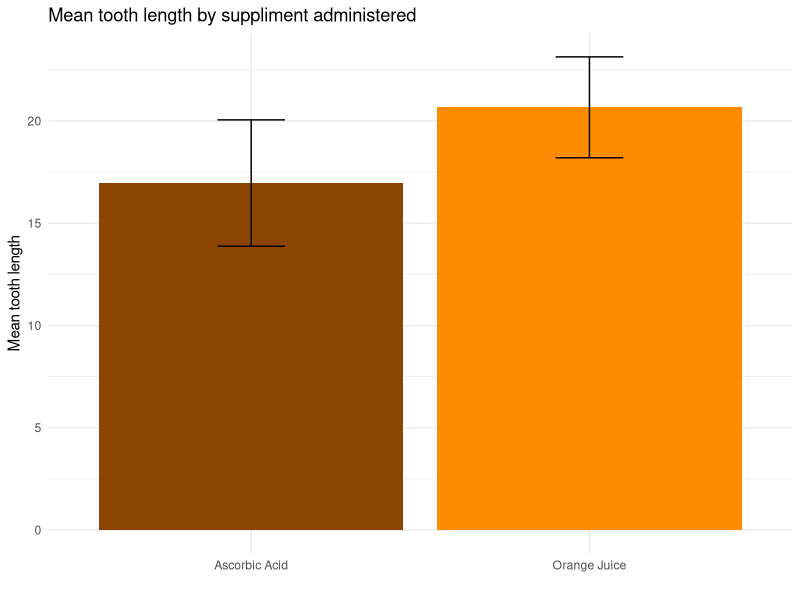
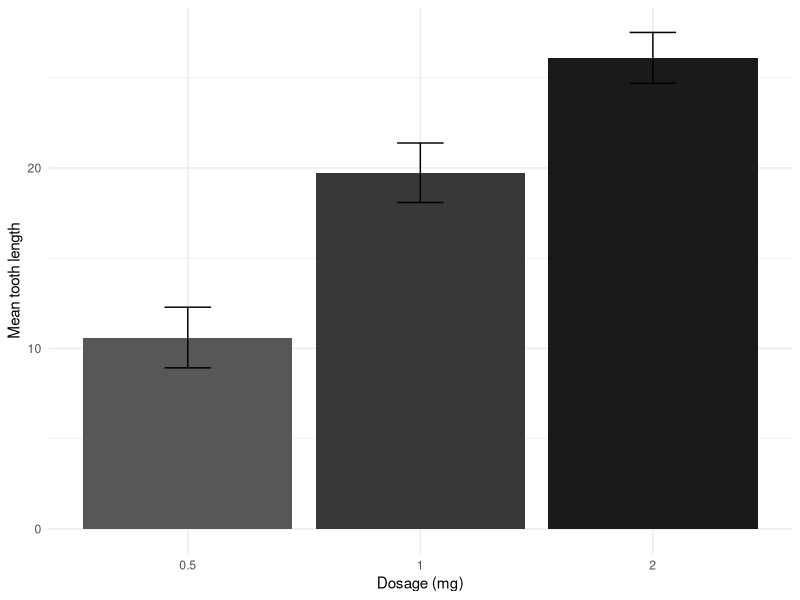
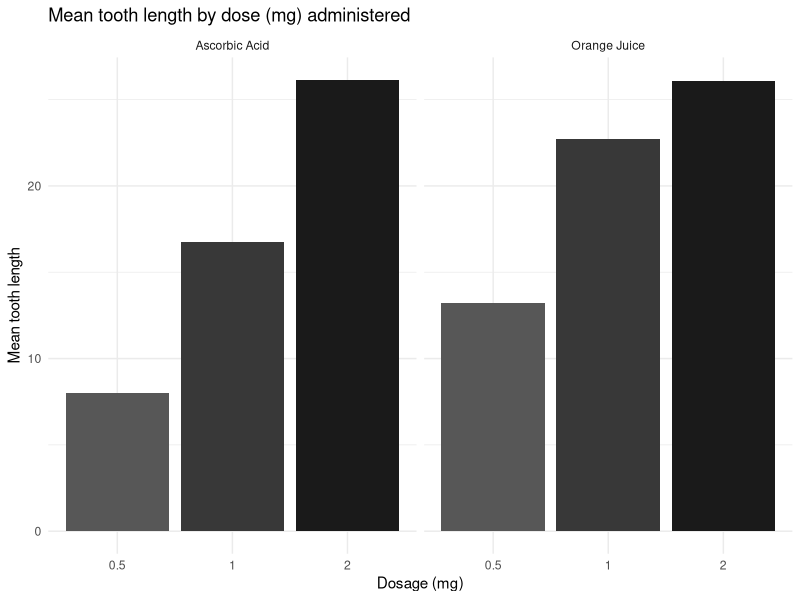
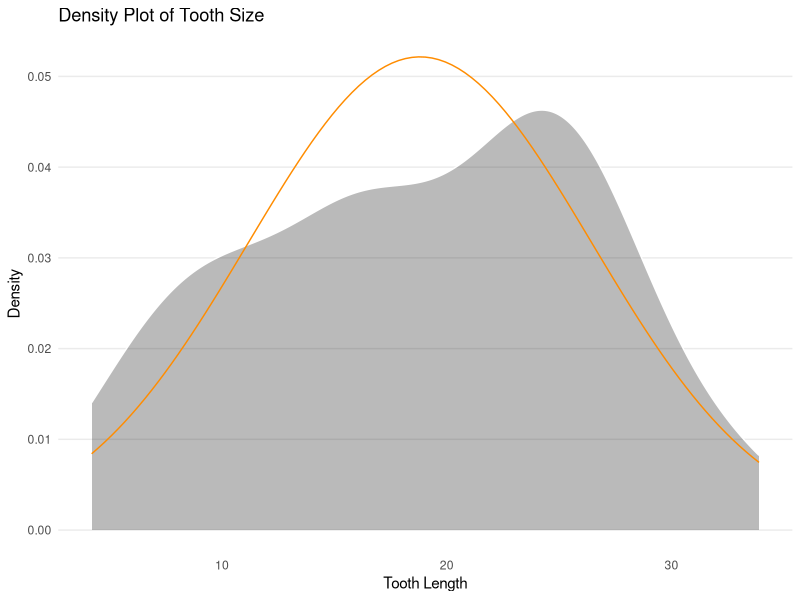

Generate these figures, in order, with R:
################################################################################
# Assignment 2 - Analysis of ToothGrowth data set
################################################################################
# Load ToothGrowth data and perform basic exploratory analysis
# basic summary of data
# confidence intervals and hypothesis tests to compare growth by supp and dose
# state conclusions and assumptions

################################################################################
# Step 0  - load packages
################################################################################
library(ggplot2,quietly=T)
library(magrittr,quietly=T)
library(dplyr,quietly=T)

################################################################################
# Step 1  - load data and perform some brief summaries
################################################################################
data(ToothGrowth)
data <- ToothGrowth

summary(data$len)
sd_len <- sd(data$len)

################################################################################
# Step 2  - explore based on suppliment
################################################################################
# descriptive stats per suppliment
data_sum_sup <- data %>%
  group_by(supp) %>%
  summarise(mean_growth = mean(len),
            sd_growth = sd(len),
            lower_95 = mean_growth - qt(0.975, 29) * 
              (sd_growth/sqrt(30)),
            upper_95 = mean_growth + qt(0.975, 29) * 
              (sd_growth/sqrt(30)),
            ci = upper_95 - mean_growth)

data_sum_sup$supp <- ifelse(data_sum_sup$supp == "OJ", "Orange Juice",
                            "Ascorbic Acid")

data_sum_sup %>%
ggplot(aes(x = supp, y = mean_growth), colour = supp)+
  geom_bar(stat = "identity", aes(fill = supp))+
  geom_errorbar(aes(ymin=mean_growth-ci, ymax=mean_growth+ci),
                width=.2,                    # Width of the error bars
                position=position_dodge(.9))+
  scale_fill_manual(values = c("darkorange4", "darkorange"))+
  theme_minimal()+
  theme(legend.position = "none")+
  ylab("Mean tooth length")+
  ggtitle("Mean tooth length by suppliment administered")+
  xlab("")

################################################################################
# Step 3  - explore based on dose
################################################################################
# average length per dose per suppliment
data_sum_dose <- data %>%
  group_by(dose) %>%
  summarise(mean_growth = mean(len),
            sd_growth = sd(len),
            lower_95 = mean_growth - qt(0.975, 29) * 
              (sd_growth/sqrt(30)),
            upper_95 = mean_growth + qt(0.975, 29) * 
              (sd_growth/sqrt(30)),
            ci = upper_95 - mean_growth)

data_sum_dose %>%
  ggplot(aes(x = as.character(dose), y = mean_growth), colour = dose)+
  geom_bar(stat = "identity", aes(fill = as.character(dose)))+
  geom_errorbar(aes(ymin=mean_growth-ci, ymax=mean_growth+ci),
                width=.2,                    # Width of the error bars
                position=position_dodge(.9))+
  scale_fill_manual(values = c("gray34","gray22","gray10"))+
  xlab("Dosage (mg)")+
  ylab("Mean tooth length")+
  theme_minimal()+
  theme(legend.position = "none")

################################################################################
# Step 4  - explore based on suppliment *and* dose
################################################################################
# average length per dose per suppliment
data_sum_both <- data %>%
  group_by(supp, dose) %>%
  summarise(mean_growth = mean(len),
            sd_growth = sd(len),
            lower_95 = mean_growth - qt(0.975, 29) * 
              (sd_growth/sqrt(30)),
            upper_95 = mean_growth + qt(0.975, 29) * 
              (sd_growth/sqrt(30)),
            ci = upper_95 - mean_growth)

data_sum_both$supp <- ifelse(data_sum_both$supp == "OJ", "Orange Juice",
                             "Ascorbic Acid")

data_sum_both %>%
  ggplot(aes(x = as.character(dose), y = mean_growth), colour = dose)+
  geom_bar(stat = "identity", aes(fill = as.character(dose)))+
  facet_grid(.~supp)+
  scale_fill_manual(values = c("gray34","gray22","gray10"))+
  xlab("Dosage (mg)")+
  ylab("Mean tooth length")+
  ggtitle("Mean tooth length by dose (mg) administered")+
  theme_minimal()+
  theme(legend.position = "none")

################################################################################
# Step 5  - hypothesis testing based on suppliment
################################################################################
# lets test that with a t.test:
# hypothesis - orange juice provides a higher growth
oj <- data %>% filter(supp == "OJ") %>% select(len)
vc <- data %>% filter(supp == "VC") %>% select(len)

t.test(oj, vc, alternative = "greater", paired = FALSE, var.equal = TRUE)

################################################################################
# Step 6  - hypothesis testing based on dose
################################################################################
# lets test that with a t.test:
# hypothesis - higher doses provides a higher growth
dose2 <- data %>% filter(dose == 2.0) %>% select(len)
dose1 <- data %>% filter(dose == 1.0) %>% select(len)
dose0.5 <- data %>% filter(dose == 0.5) %>% select(len)

# perform test for 2 being greater than 0.5
t.test(dose2, dose0.5, alternative = "greater", paired = F, var.equal = T)

# perform test for 2 being greater than 1
t.test(dose2, dose1, atlernative = "greater", paired = F, var.equal = T)

# perform test for 1 being greater than 0.5
t.test(dose1, dose0.5, alternative = "greater", paired = F, var.equal = T)

################################################################################
# Step 7  - hypothesis testing based on suppliment and dose
################################################################################
doseoj2 <- data %>% filter(supp == "OJ" & dose == 2.0) %>% select(len)
dosevc2 <- data %>% filter(supp == "VC" & dose == 2.0) %>% select(len)
t.test(doseoj2, dosevc2, paired = F, var.equal = T)

doseoj1 <- data %>% filter(supp == "OJ" & dose == 1.0) %>% select(len)
dosevc1 <- data %>% filter(supp == "VC" & dose == 1.0) %>% select(len)
t.test(doseoj1, dosevc1, paired = F, var.equal = T)

doseoj.5 <- data %>% filter(supp == "OJ" & dose == .5) %>% select(len)
dosevc.5 <- data %>% filter(supp == "VC" & dose == .5) %>% select(len)
t.test(doseoj.5, dosevc.5, paired = F, var.equal = T)

################################################################################
# Step 8  - test assumptions - data normally distributed
################################################################################
data %>%
  ggplot(aes(x = len))+
  geom_density(fill = "gray10", alpha = 0.3, color= "white")+
  theme_minimal()+
  xlab("Tooth Length")+
  ylab("Density")+
  ggtitle("Density Plot of Tooth Size")+
  theme(panel.grid.minor.y=element_blank(),
        panel.grid.major.x=element_blank(),
        panel.grid.minor.x=element_blank())+
  stat_function(color="darkorange",
                fun= dnorm, 
                args = list(mean = mean(data$len), sd = sd(data$len)))



